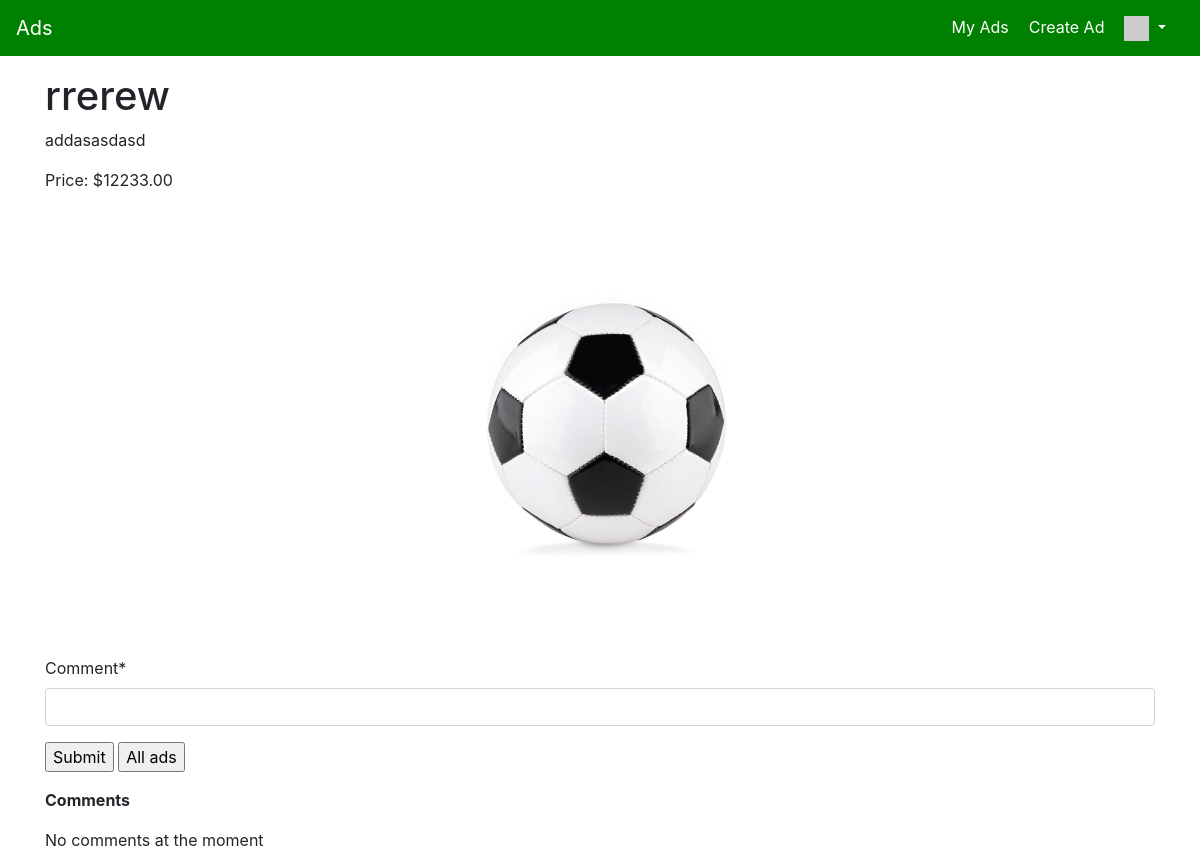
The page /ad/5 (signed in) on the database as committed earlier.
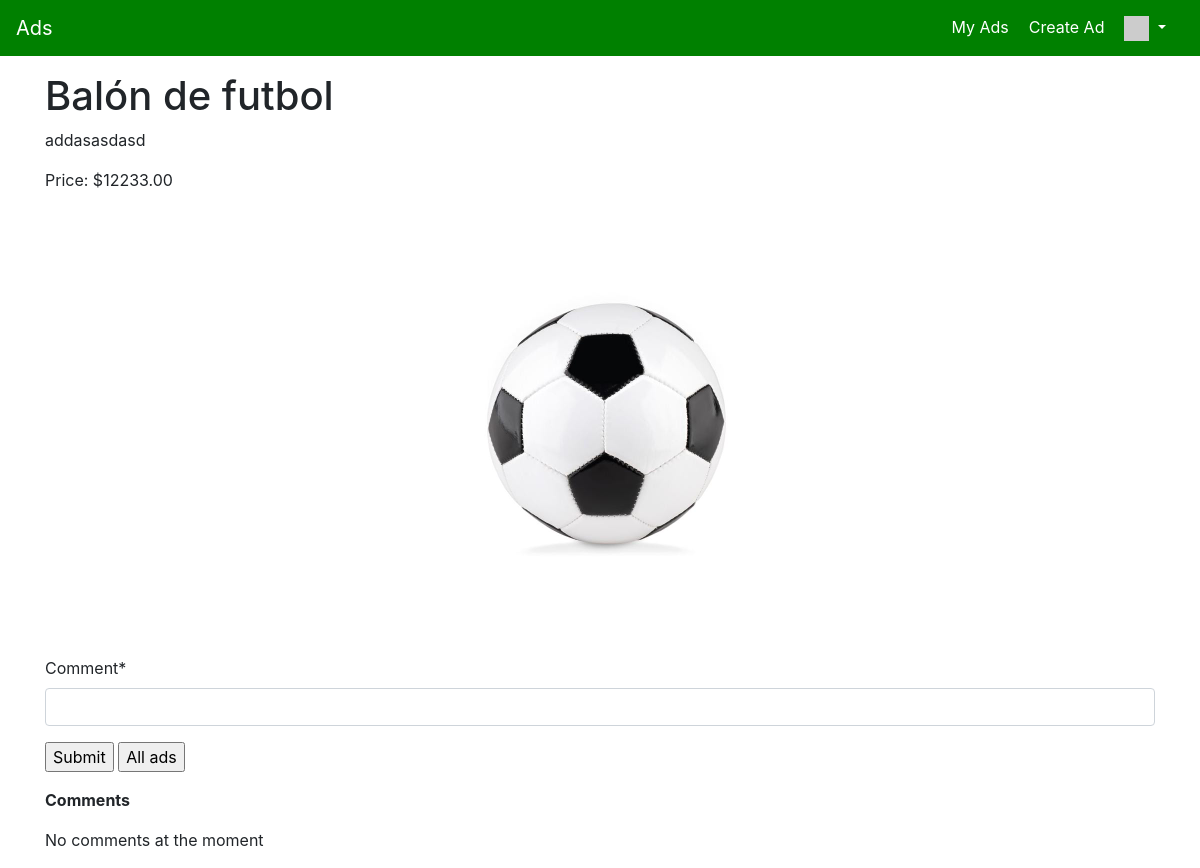
The same page on the database as committed later.
### ads/models.py (models this page shows, shortened)
class Ad(models.Model) :
    title = models.CharField(
            max_length=200,
            validators=[MinLengthValidator(2, "Title must be greater than 2 characters")]
    )
    price = models.DecimalField(max_digits=7, decimal_places=2, null=True)
    text = models.TextField()
    owner = models.ForeignKey(settings.AUTH_USER_MODEL, on_delete=models.CASCADE, null=True)
    comments = models.ManyToManyField(settings.AUTH_USER_MODEL,
        through='Comment', related_name='comments_owned')
    created_at = models.DateTimeField(auto_now_add=True, null= True)
    updated_at = models.DateTimeField(auto_now=True, null= True)
    picture = models.ImageField(upload_to='anuncios', null = True, blank = True, default = "anuncios/image.jpg") #carpeta donde se sube

### ads/views.py (the view)
# urls.py: path('ad/<int:pk>', views.AdDetailView.as_view(), name='ad_detail'),
class AdDetailView(OwnerDetailView):
    model = Ad
    template_name = "ads/ad_detail.html"
    def get(self, request, pk) :
        x = Ad.objects.get(id=pk) #haces una query
        comments = Comment.objects.filter(ad=x).order_by('-updated_at')
        comment_form = CommentForm()
        context = { 'ad' : x, 'comments': comments, 'comment_form': comment_form }
        return render(request, self.template_name, context)

### ads/forms.py
class CommentForm(forms.Form):
    comment = forms.CharField(required=True, max_length=500, min_length=3, strip=True)

### home/context_processors.py (called while the page is built)
def settings(request):
    return {
        'settings': django_settings,
    }

### home/templatetags/app_tags.py (called while the page is built)
@register.filter(name='gravatar')
def gravatar(user, size=35):
    email = str(user.email.strip().lower()).encode('utf-8')
    email_hash = md5(email).hexdigest()
    url = "//www.gravatar.com/avatar/{0}?s={1}&d=identicon&r=PG"
    return url.format(email_hash, size)

### ads/templates/ads/ad_detail.html (shortened to what this page needs)
{% extends "base_menu.html" %}
{% load humanize %}
{% block content %}
<span style="float: right;">
{% if ad.owner == user %}
<a href="{% url 'ads:ad_update' ad.id %}">
</a> |
<a href="{% url 'ads:ad_delete' ad.id %}">
</a>
{% endif %}
</span>
<br><br>
<h1>{{ ad.title }}</h1>
<p>
{{ ad.text }}
</p>
Price: ${{ ad.price }}
<br><br>
<span style=" text-align: center;display: block;">
    <img class="img-fluid" src="{{ad.picture.url}}" alt="Card image cap" style="max-height: 400px; max-width: 400px;">
</span>
{% if user.is_authenticated %}
<br clear="all"/>
<p>
{% load crispy_forms_tags %}
<form method="post" action="{% url 'ads:ad_comment_create' ad.id %}">
    {{ comment_form|crispy }}
<input type="submit" value="Submit">
<input type="submit" value="All ads" onclick="window.location.href='{% url 'ads:all' %}';return false;">
</form>
</p>
{% endif %}
<p><b>Comments</b></p>
{% if ad.comments.all %}
{% for comment in comments %}
<p> {{ comment.owner}}: <i>{{ comment.text }} </i>
({{ comment.updated_at|naturaltime }})
{% if user == comment.owner %}
<a href="{% url 'ads:ad_confirm_delete' comment.id %}"><i class="fa fa-trash"></i></a>
{% endif %}
</p>
{% endfor %}
{% else %}
<p>No comments at the moment</p>
{% endif %}
{% endblock %}

Rows that differ between the two databases and show on the page:
changed Ad "addasasdasd": title "rrerew" → "Balón de futbol"
